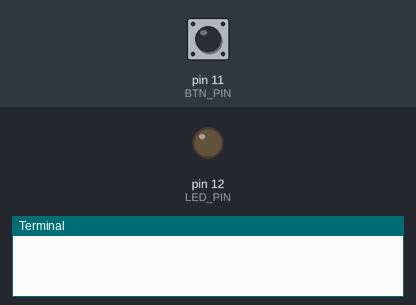
This program was run on a simulated Raspberry Pi (header pin numbers). Shown: output pins drawn as LEDs (lit = HIGH), the last lines printed to the terminal. Inputs (shaded band) come from the test bench; at power-on: pin 11 (BTN_PIN) HIGH. The clock reads 2024-03-15 10:24:30 at power-on unless the program sets it.

Above: at 1.2 s.
1.3 s: pin 11 (BTN_PIN) pulled LOW for 0.15 s
At 1.6 s:
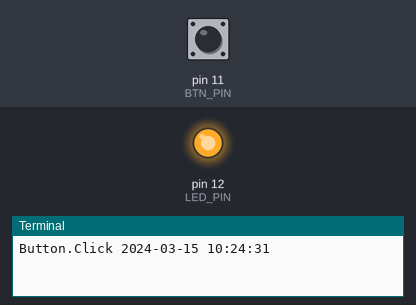
2.9 s: pin 11 (BTN_PIN) pulled LOW for 1 s
At 4.1 s:
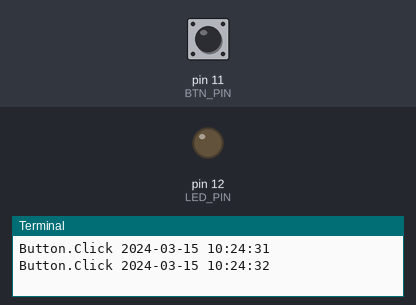
5.4 s: pin 11 (BTN_PIN) pulled LOW for 3.2 s
At 6.0 s:
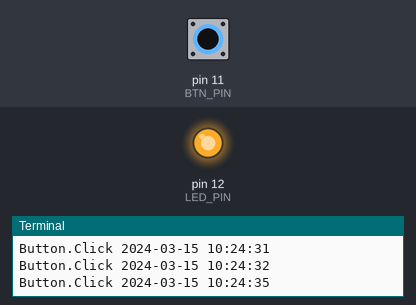
Timing chart, 0 to 8.4 s (numbered marks = the images above; inputs shaded):
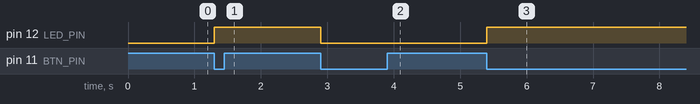

Measured:
- after the input at 1.3 s, pin 12 (LED_PIN): LOW → HIGH at once
- after the input at 2.9 s, pin 12 (LED_PIN): HIGH → LOW at once
- after the input at 5.4 s, pin 12 (LED_PIN): LOW → HIGH at once

The program:

push_button_control_led.py
```python
# (licence header left out)
import RPi.GPIO as GPIO
import time

GPIO.setmode(GPIO.BOARD)
BTN_PIN = 11
LED_PIN = 12
BOUNCE_TIME = 200
status = GPIO.LOW
GPIO.setup(BTN_PIN, GPIO.IN)
GPIO.setup(LED_PIN, GPIO.OUT, initial=status)

def callback_function(channel):
	print("Button.Click"), time.strftime("%Y-%m-%d %H:%M:%S")
	global status
	if status == GPIO.LOW:
		status = GPIO.HIGH
	else:
		status = GPIO.LOW
	GPIO.output(LED_PIN, status)

try:
	GPIO.add_event_detect(BTN_PIN, GPIO.FALLING, callback=callback_function, bouncetime=BOUNCE_TIME)

	while True:
		time.sleep(10)

except KeyboardInterrupt:
	print "Exception: KeyboardInterrupt"

finally:
	GPIO.cleanup()
```
